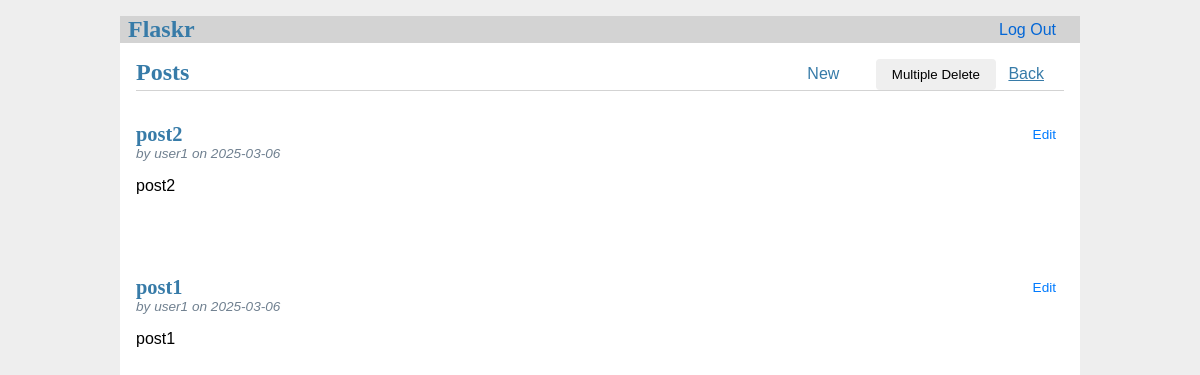
The page /my-posts (signed in) on the database its author committed.
### tables this page shows
CREATE TABLE post (
  id INTEGER PRIMARY KEY AUTOINCREMENT,
  author_id INTEGER NOT NULL,
  created TIMESTAMP NOT NULL DEFAULT CURRENT_TIMESTAMP,
  title TEXT NOT NULL,
  body TEXT NOT NULL,
  FOREIGN KEY (author_id) REFERENCES user (id)
);

CREATE TABLE user (
  id INTEGER PRIMARY KEY AUTOINCREMENT,
  username TEXT UNIQUE NOT NULL,
  password TEXT NOT NULL,
  is_admin BOOLEAN NOT NULL DEFAULT 0,
  is_blocked BOOLEAN NOT NULL DEFAULT 0
);

### flaskr/blog.py (the view)
@bp.route('/my-posts')
@login_required
def my_posts():
    db = get_db()
    posts = db.execute(
        'SELECT p.id, title, body, created, author_id, username'
        ' FROM post p JOIN user u ON p.author_id = u.id'
        ' WHERE p.author_id = ?'
        ' ORDER BY created DESC',
        (g.user['id'],)
    ).fetchall()
    return render_template('blog/my_posts.html', posts=posts)

### flaskr/auth.py (called while the page is built)
@bp.before_app_request
def load_logged_in_user():
    user_id = session.get('user_id')
    if user_id is None:
        g.user = None
    else:
        g.user = get_db().execute(
            'SELECT * FROM user WHERE id = ?', (user_id,)
        ).fetchone()

def login_required(view):
    @functools.wraps(view)
    def wrapped_view(**kwargs):
        if g.user is None:
            return redirect(url_for('auth.login'))
        return view(**kwargs)
    return wrapped_view

### flaskr/db.py (called while the page is built)
def get_db():
    if 'db' not in g:
        g.db = sqlite3.connect(
            current_app.config['DATABASE'],
            detect_types=sqlite3.PARSE_DECLTYPES
        )
        g.db.row_factory = sqlite3.Row
    return g.db

### flaskr/templates/blog/my_posts.html (shortened to what this page needs)
{% extends 'base.html' %}
{% block header %}
  <h1>{% block title %}Posts{% endblock %}</h1>
  {% if g.user %}
    <div class="newdelete">
      <a href="{{ url_for('blog.create') }}" class="new-link">New</a>
      <button id="toggleMultipleDelete" class="danger">Multiple Delete</button>
      <a href="{{ url_for('blog.index') }}">Back</a>
    </div>
  {% endif %}
{% endblock %}
{% block content %}
  <form id="deleteMultipleForm" method="post" action="{{ url_for('blog.delete_multiple') }}">
    {% for post in posts %}
      <article class="post">
        <header>
          <div style="display: flex; align-items: center; justify-content: space-between;">
            <div>
              <h1>{{ post['title'] }}</h1>
              <div class="about">by {{ post['username'] }} on {{ post['created'].strftime('%Y-%m-%d') }}</div>
            </div>
            {% if g.user['id'] == post['author_id'] %}
              <div>
                <a class="action" href="{{ url_for('blog.update', id=post['id']) }}">Edit</a>
              </div>
            {% endif %}
          </div>
        </header>
        <p class="body">{{ post['body'] }}</p>
      </article>
    {% endfor %}
  </form>
{% endblock %}

### flaskr/static/style.css (style rules this page uses)
h1 { font-family: serif; color: #377ba8; margin: 1rem 0; }
a { color: #377ba8; }
nav ul li a, nav ul li span, header .action { display: block; padding: 0.5rem; }
.content > header h1 { flex: auto; margin: 1rem 0 0.25rem 0; }
.post > header { display: flex; align-items: flex-end; font-size: 0.85em; }
.post > header > div:first-of-type { flex: auto; }
.post > header h1 { font-size: 1.5em; margin-bottom: 0; }
.post .about { color: slategray; font-style: italic; }
.post .body { white-space: pre-line; }
.content form { margin: 1em 0; display: flex; flex-direction: column; }
.newdelete { display: inline-block; margin: 0px 20px; }

### flaskr/templates/blog/my_posts.html (style rules this page uses)
.newdelete { float: right; }
.new-link { text-decoration: none; color: #377ba8; padding: 0.5em 1em; margin-right: 1em; }
.danger { border: none; padding: 0.5rem 1rem; border-radius: 4px; cursor: pointer; margin-right: 0.5rem; }
.post { margin-bottom: 2em; }
.about { color: #666; font-style: italic; }
.action { margin-left: 1em; color: #007bff; text-decoration: none; }

### rows shown on the page
post: title "post2", username "user1", created "2025-03-06", body "post2"
post: title "post1", username "user1", created "2025-03-06", body "post1"
